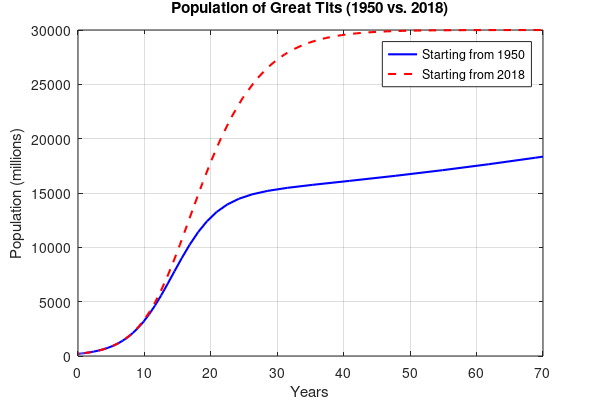
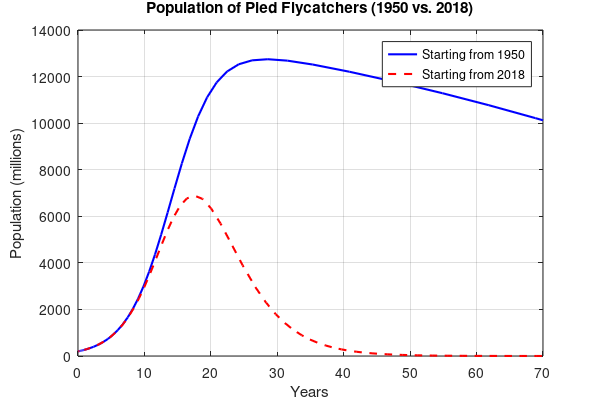
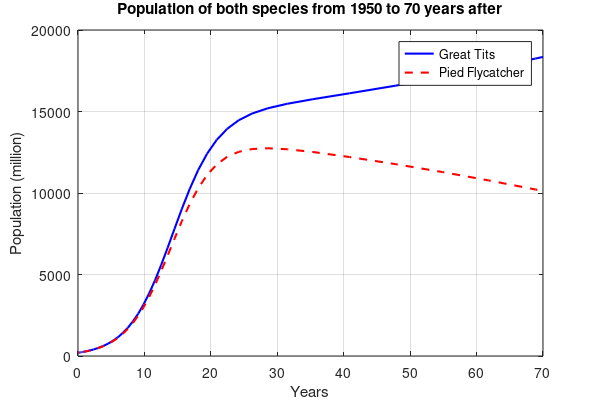
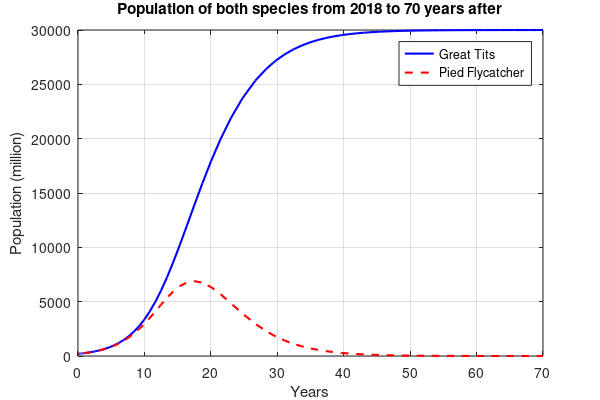

The MATLAB script that drew these images, in order:
% file for time series of bird species


% get the time gap first

% these are in daily^-1

% Parameters for 1950
params_1950 = struct('M0', 200, 'R0', 200, 'I0', 1000, ...
                            'KI', 27000, 'rR', 0.00027, 'rM', 0.00027, 'rI', 0.08, ...  
                            'gammaR', 0.02, 'gammaM', 0.02, ...
                            'thetaR', 0.6, 'thetaM', 0.4, ...
                            'alpha', 1, 'beta', 1, 'T', 10, ...
                            'Ea', 60, 'R', 0.008314, 'B', 0.000025, 'a', 0.65); 

params_2018 = struct('M0', 200, 'R0', 200, 'I0', 1000, ...
                            'KI', 27000, 'rR', 0.00027, 'rM', 0.00027, 'rI', 0.08, ...  
                            'gammaR', 0.02, 'gammaM', 0.02, ...
                            'thetaR', 0.6, 'thetaM', 0.4, ...
                            'alpha', 1.5, 'beta', 0.5, 'T', 16, ...
                            'Ea', 60, 'R', 0.008314, 'B', 0.000025, 'a', 0.65); 

% yearly^-1
% Parameters for 1950 
params_1950_real = struct('M0', 200, 'R0', 200, 'I0', 1000, ...
                            'KI', 27000, 'rR', 0.3, 'rM', 0.3, 'rI', 3, ...  
                            'gammaR', 200, 'gammaM', 200, ...
                            'thetaR', 0.6, 'thetaM', 0.4, ...
                            'alpha', 1, 'beta', 1, 'T', 10, ...
                            'Ea', 60, 'R', 0.008314, 'peak', 37, ...
                            'B', 0.000025, 'a', 0.65); 

% Parameters for 2018 
params_2018_real = struct('M0', 200, 'R0', 200, 'I0', 1000, ...
                            'KI', 27000, 'rR', 0.3, 'rM', 0.3, 'rI', 3, ...
                            'gammaR', 200, 'gammaM', 200, ...
                            'thetaR', 0.6, 'thetaM', 0.4, ...
                            'alpha', 1.5, 'beta', 0.5, 'T', 16, ...
                            'Ea', 60, 'R', 0.008314, 'peak', 26, ...
                            'B', 0.000025, 'a', 0.65);  


time_span = [0 70];

% population dynamics function with insects
function dYdt = population_dynamics_test(Y, params)
    M = Y(1); % Pied Flycatcher population
    R = Y(2); % Great Tit population
    I = Y(3); % Insect population


    % Differential equations
    dMdt = params.rM * M * (1 - (M + params.alpha * R)/ (params.KI + I * params.thetaM * (M / (M + R))));
    dRdt = params.rR * R * (1 - (R + params.beta * M) / (params.KI + I * params.thetaR * (R / (M + R))));
   
    % Arrhenius term for temperature dependence of growth rate
    temp_effect = exp(-params.Ea * params.B^(params.a) / (params.R * (params.T + 273.15))); 
    dIdt = params.rI * I * temp_effect;

    if I >= 5000
        dIdt = params.rI * I - (params.gammaM * M * I + params.gammaR * R * I);
    end
    % Return derivatives
    dYdt = [dMdt; dRdt; dIdt];
end

% Initial conditions now include insect population
initial_conditions_1950 = [params_1950.M0, params_1950.R0, params_1950.I0]; % Populations (M, R, I)

temperatures = [13, 16];

max_insect_populations = zeros(size(temperatures));
time_of_max_populations = zeros(size(temperatures));

% Loop over each temperature
for i = 1:length(temperatures)
    params_1950.T = temperatures(i); % Update temperature

    % Solve ODE for current temperature
    [t1950, Y1950] = ode23s(@(t, Y) population_dynamics_test(Y, params_1950), time_span, initial_conditions_1950);

    % Find the maximum insect population and corresponding time
    [maxI, idx] = max(Y1950(:, 3));
    max_insect_populations(i) = maxI;
    time_of_max_populations(i) = round(t1950(idx));
end


% population dynamics function with insects
function dYdt = population_dynamics(Y, params)
    M = Y(1); % Pied Flycatcher population
    R = Y(2); % Great Tit population
    I = Y(3); % Insect population

    arrival_time = 41;
    t_T = arrival_time - params.peak;

    time_factor_M = exp(-0.001 * t_T); % Exponentially decaying time factor for Pied Flycatchers
    time_factor_R = exp(0.001 * t_T);  % Exponentially increasing time factor for Great Tits


    % Differential equations
    dMdt = params.rM * M * (1 - (M + params.alpha * R) / (params.KI + I * params.thetaM * (M / (M + R)))) * time_factor_M;
    dRdt = params.rR * R * (1 - (R + params.beta * M) / (params.KI + I * params.thetaR * (R / (M + R)))) * time_factor_R;

    temp_effect = exp(-params.Ea * params.B^(params.a) / (params.R * (params.T + 273.15)));  
    % dIdt = params.rI * I * temp_effect - (params.gammaM * M * I + params.gammaR * R * I); % Insect dynamics
    dIdt = params.rI * I * temp_effect;

    if I >= 5000
        dIdt = params.rI * I - (params.gammaM * M * I + params.gammaR * R * I);
    end
    % Return derivatives
    dYdt = [dMdt; dRdt; dIdt];
end

params_1950_real.peak = time_of_max_populations(1);
params_2018_real.peak = time_of_max_populations(2);


% Initial conditions now include insect population
initial_conditions_1950 = [params_1950_real.M0, params_1950_real.R0, params_1950_real.I0]; % Populations (M, R, I)
initial_conditions_2018 = [params_2018_real.M0, params_2018_real.R0, params_2018_real.I0]; % Populations (M, R, I)


% Solve ODE for 1950
[t1950, Y1950] = ode23s(@(t, Y) population_dynamics(Y, params_1950_real), time_span, initial_conditions_1950);

% Solve ODE for 2018
[t2018, Y2018] = ode23s(@(t, Y) population_dynamics(Y, params_2018_real), time_span, initial_conditions_2018);

% Plot results for Great Tits
figure('Position', [100, 100, 600, 400]); % Adjusted figure size
set(gcf, 'PaperPosition', [0.25 0.25 6 4]); % Adjust the paper position for printing
% subplot(2, 1, 1);
plot(t1950, Y1950(:,2), 'b-', 'LineWidth', 1.5); hold on;
plot(t2018, Y2018(:,2), 'r--', 'LineWidth', 1.5);
xlabel('Years');
ylabel('Population (millions)');
title('Population of Great Tits (1950 vs. 2018)');
legend('Starting from 1950', 'Starting from 2018');
grid on;

% Plot results for Pied Flycatchers
figure('Position', [100, 100, 600, 400]); % Adjusted figure size
set(gcf, 'PaperPosition', [0.25 0.25 6 4]); % Adjust the paper position for printing
% subplot(2, 1, 2);
plot(t1950, Y1950(:,1), 'b-', 'LineWidth', 1.5); hold on;
plot(t2018, Y2018(:,1), 'r--', 'LineWidth', 1.5);
xlabel('Years');
ylabel('Population (millions)');
title('Population of Pied Flycatchers (1950 vs. 2018)');
legend('Starting from 1950', 'Starting from 2018');
grid on;

% Plot results for 1950
figure('Position', [100, 100, 600, 400]); % Adjusted figure size
set(gcf, 'PaperPosition', [0.25 0.25 6 4]); % Adjust the paper position for printing
% subplot(2, 1, 2);
plot(t1950, Y1950(:,2), 'b-', 'LineWidth', 1.5); hold on;
plot(t1950, Y1950(:,1), 'r--', 'LineWidth', 1.5);
xlabel('Years');
ylabel('Population (million)');
title('Population of both species from 1950 to 70 years after');
legend('Great Tits', 'Pied Flycatcher');
grid on;

% Plot results for 2018
figure('Position', [100, 100, 600, 400]); % Adjusted figure size
set(gcf, 'PaperPosition', [0.25 0.25 6 4]); % Adjust the paper position for printing
% subplot(2, 1, 2);
plot(t2018, Y2018(:,2), 'b-', 'LineWidth', 1.5); hold on;
plot(t2018, Y2018(:,1), 'r--', 'LineWidth', 1.5);
xlabel('Years');
ylabel('Population (million)');
title('Population of both species from 2018 to 70 years after');
legend('Great Tits', 'Pied Flycatcher');
grid on;